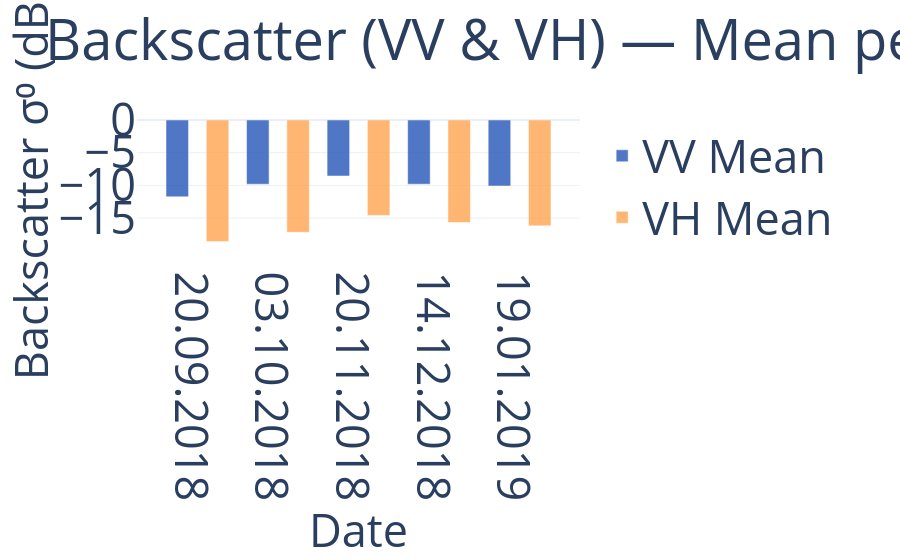

The code cell stored with this chart in its notebook:
### Code cell
import pandas as pd
import numpy as np
import plotly.graph_objects as go
import plotly.io as pio

# Optional renderer:
# pio.renderers.default = "notebook_connected"

# --- LOAD DATA ---
csv_path = r"D:\Tarun\iari\Soil_Moisture\soil_moisture_vv_vh_engineered.csv"
df = pd.read_csv(csv_path)

date_col = next((c for c in df.columns if "date" in c.lower()), None)
df[date_col] = pd.to_datetime(df[date_col])

stats = df.groupby(date_col)[["VV", "VH"]].agg(["min", "mean", "max"]).sort_index()
dates = [d.strftime("%d.%m.%Y") for d in stats.index]

vv_min, vv_mean, vv_max = stats[("VV","min")], stats[("VV","mean")], stats[("VV","max")]
vh_min, vh_mean, vh_max = stats[("VH","min")], stats[("VH","mean")], stats[("VH","max")]

x = np.arange(len(dates))

# Bar widths and shifts
min_width  = 0.18
mean_width = 0.28
max_width  = 0.38
shift = 0.25

fig = go.Figure()

# ---------- VV ----------
# fig.add_trace(go.Bar(x=x - shift, y=vv_max, name="VV Max",
#     marker_color="rgb(88, 133, 204)", width=max_width, opacity=0.5))
fig.add_trace(go.Bar(x=x - shift, y=vv_mean, name="VV Mean",
    marker_color="rgb(36, 86, 185)", width=mean_width, opacity=0.8))
# fig.add_trace(go.Bar(x=x - shift, y=vv_min, name="VV Min",
#     marker_color="rgb(175, 208, 254)", width=min_width, opacity=1.0))

# ---------- VH ----------
# fig.add_trace(go.Bar(x=x + shift, y=vh_max, name="VH Max",
#     marker_color="rgb(240, 128, 128)", width=max_width, opacity=0.5))
fig.add_trace(go.Bar(x=x + shift, y=vh_mean, name="VH Mean",
    marker_color="rgb(255, 165, 79)", width=mean_width, opacity=0.8))
# fig.add_trace(go.Bar(x=x + shift, y=vh_min, name="VH Min",
#     marker_color="rgb(255, 220, 190)", width=min_width, opacity=1.0))

# ---------- LAYOUT FIXES ----------
fig.update_layout(
    # title="Backscatter (VV & VH) — Min / Mean / Max per Date (dB)",
    title="Backscatter (VV & VH) — Mean per Date (dB)",
    title_font_size=56,
    barmode="overlay",
    xaxis=dict(
        tickmode='array',
        tickvals=x,
        ticktext=dates,
        title="Date",
        title_font_size=45,
        tickfont_size=45
    ),
    yaxis=dict(
        title="Backscatter σ⁰ (dB)",
        title_font_size=45,
        tickfont_size=45
    ),
    
    # Legend moved outside
    legend=dict(
        x=1.05,
        y=0.5,
        xanchor="left",
        yanchor="middle",
        font_size=45,
        borderwidth=0
    ),
    
    template="plotly_white",
    margin=dict(l=120, r=320, t=120, b=160)
)

fig.show()

# Save 4K export
fig.write_image("D:\Tarun\iari\Soil_Moisture\SAR_plotly_4k_fixed.png", width=3840, height=2160, scale=1)

### Figure 1 — Plotly figure (JSON) as saved in the notebook; plotly's stock layout.template omitted (floating-point values rounded to 4 significant figures)
{"data": [{"marker": {"color": "rgb(36, 86, 185)"}, "name": "VV Mean", "opacity": 0.8, "type": "bar", "width": 0.28, "x": [-0.25, 0.75, 1.75, 2.75, 3.75], "y": [-11.75, -9.818, -8.564, -9.815, -10.1]}, {"marker": {"color": "rgb(255, 165, 79)"}, "name": "VH Mean", "opacity": 0.8, "type": "bar", "width": 0.28, "x": [0.25, 1.25, 2.25, 3.25, 4.25], "y": [-18.59, -17.18, -14.59, -15.68, -16.19]}], "layout": {"barmode": "overlay", "legend": {"borderwidth": 0, "font": {"size": 45}, "x": 1.05, "xanchor": "left", "y": 0.5, "yanchor": "middle"}, "margin": {"b": 160, "l": 120, "r": 320, "t": 120}, "title": {"font": {"size": 56}, "text": "Backscatter (VV & VH) — Mean per Date (dB)"}, "xaxis": {"tickfont": {"size": 45}, "tickmode": "array", "ticktext": ["20.09.2018", "03.10.2018", "20.11.2018", "14.12.2018", "19.01.2019"], "tickvals": [0, 1, 2, 3, 4], "title": {"font": {"size": 45}, "text": "Date"}}, "yaxis": {"tickfont": {"size": 45}, "title": {"font": {"size": 45}, "text": "Backscatter σ⁰ (dB)"}}}}
